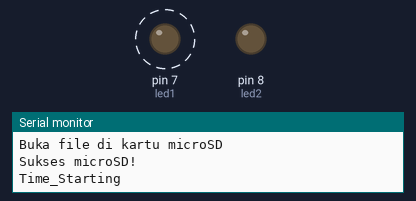
A sketch run on a simulated Arduino Uno, built with avr-gcc and run on an emulated ATmega328P. Shown: output pins drawn as LEDs (lit = HIGH), the last lines printed to the serial monitor. Dashed ring = blinking. The local clock reads 2024-03-15 10:24:30 at power-on unless the sketch sets it; storage starts empty.

Above: at 0.5 s.
At 3.5 s:
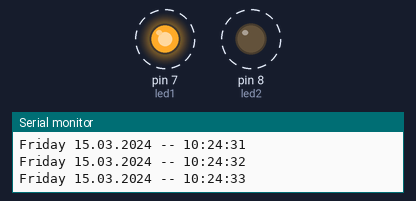
Timing chart, 0 to 4.7 s (numbered marks = the images above):
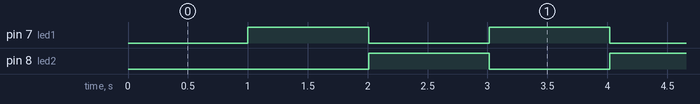

The sketch:

RTC_SD_U1.ino
```cpp
//Using Arduino Uno R3 ATmega328p
//Using DS3231 RTC
//Using MicroSD
//Using SimpleTimer Library
#include <SimpleTimer.h>
#include <DS3231.h>
#include <SPI.h>
#include <SD.h>
SimpleTimer timer;
DS3231  rtc(SDA, SCL);//(SD A4)(SC A5)//
File myFile;
int led1 = 7;
int led2 = 8;
String hari,tanggal,waktu;
void setup() {
  // put your setup code here, to run once:
timer.setInterval(1000L, real_time);
Serial.begin(9600);
rtc.begin();
pinMode (led1, OUTPUT);
pinMode (led2, OUTPUT);
Serial.println();
Serial.println("Buka file di kartu microSD");
if (!SD.begin(4))//int adalah untuk pin chip MikroSD//
{
 Serial.println("Failed!");
 Serial.println("Timer_Not_Starting");
 Serial.println();
 return;
}
Serial.println("Sukses microSD!");
myFile = SD.open("Output.txt", FILE_WRITE);
Serial.println("Time_Starting");
myFile.println("Timer_Starting");
}

void real_time()
{
  if (myFile)
  {
  digitalWrite(led1, HIGH);
  digitalWrite(led2, LOW);
  hari = rtc.getDOWStr();
  Serial.print(hari);
  myFile.print(hari);
  tanggal = rtc.getDateStr();
  Serial.print(" ");
  Serial.print(tanggal);
  Serial.print(" -- ");
  myFile.print(" ");
  myFile.print(tanggal);
  myFile.print(" -- ");
  waktu = rtc.getTimeStr();
  Serial.println(waktu);
  myFile.println(waktu);
  delay(1000);

  digitalWrite(led1, LOW);
  digitalWrite(led2, HIGH);
  hari = rtc.getDOWStr();
  Serial.print(hari);
  myFile.print(hari);
  tanggal = rtc.getDateStr();
  Serial.print(" ");
  Serial.print(tanggal);
  Serial.print(" -- ");
  myFile.print(" ");
  myFile.print(tanggal);
  myFile.print(" -- ");
  waktu = rtc.getTimeStr();
  Serial.println(waktu);
  myFile.println(waktu);
  delay(1000);
  }
  else
  {
    Serial.println("No_Device");
    Serial.println("Lampu Merah Nyala");
    Serial.println("Lampu Hijau Mati");
    Serial.println("");
    delay(1000);
    Serial.println("No_Device");
    Serial.println("Lampu Merah Mati");
    Serial.println("Lampu Hijau Nyala");
    Serial.println();
    delay(1000);
  }
}

void loop() {
  // put your main code here, to run repeatedly:
timer.run();
}
```

Measured:
- by itself, pin 7 (led1), pin 8 (led2): alternates HIGH for 1.0 s and LOW for 1.0 s
